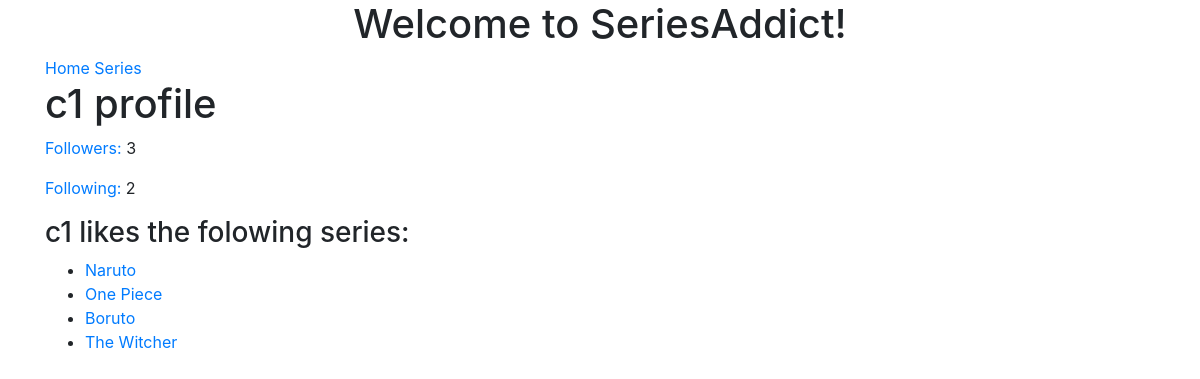
The app's page /profiles/c1/ with its own data.
### profiles/models.py (models this page shows, shortened)
class Profile(models.Model):
	user 		= models.OneToOneField(User, on_delete=models.CASCADE)
	series 		= models.ManyToManyField(Series, related_name='profiles', blank=True)
	followers	= models.ManyToManyField(User, related_name='following', blank=True)
	updated 	= models.DateField(auto_now=True)
	timestamp	= models.DateField(auto_now_add=True)

### series/models.py (models this page shows)
class Series(models.Model):
	owner 		= models.ForeignKey(User)
	title 		= models.CharField(max_length=120, blank=False, null=False)
	creator 	= models.CharField(max_length=120, blank=False, null=False)
	productor 	= models.CharField(max_length=120, blank=False, null=False)
	slug 		= models.SlugField(null=True, blank=True)
	rating 		= models.IntegerField()
	released	= models.DateField(null=True)
	class Meta:
		ordering = ['-rating']
	def __str__(self):
		return self.title
	def get_absolute_url(self):
		return reverse('series:detail', kwargs={'slug': self.slug})

### profiles/views.py (the view)
# urls.py: url(r'^(?P<username>[\w-]+)/$', ProfileDetailView.as_view(), name='detail'),
class ProfileDetailView(DetailView):
	def get_object(self):
		username = self.kwargs.get('username')
		obj = get_object_or_404(Profile, user__username__iexact=username)
		return obj
	def get_context_data(self, *args, **kwargs):
		context = super(ProfileDetailView, self).get_context_data(*args, **kwargs)
		profile = context['object']
		series = profile.series.all()
		context["series_set"] = series
		print('serfegeth', series)
		return context

### profiles/templates/profiles/profile_detail.html
{% extends "base.html" %}
{% block content %}
<h1>{{object.user.username}} profile</h1>
<p><a href="{{request.path}}followers">Followers: </a>{{object.followers.all.count}}</p>
<p><a href="{{request.path}}following">Following: </a>{{object.user.following.all.count}}</p>
{% if series_set %}
<h3>{{object.user.username}} likes the folowing series:</h3>
<ul>
{% for series in series_set %}
	<li><a href="{{series.get_absolute_url}}">{{series.title}}</a></li>
{% endfor %}
</ul>
{% endif %}
{% endblock content %}

### records on screen
Profile: user.username "c1", followers.all.count "3", user.following.all.count "2"
Series: title "Naruto"
Series: title "One Piece"
Series: title "Boruto"
Series: title "The Witcher"
